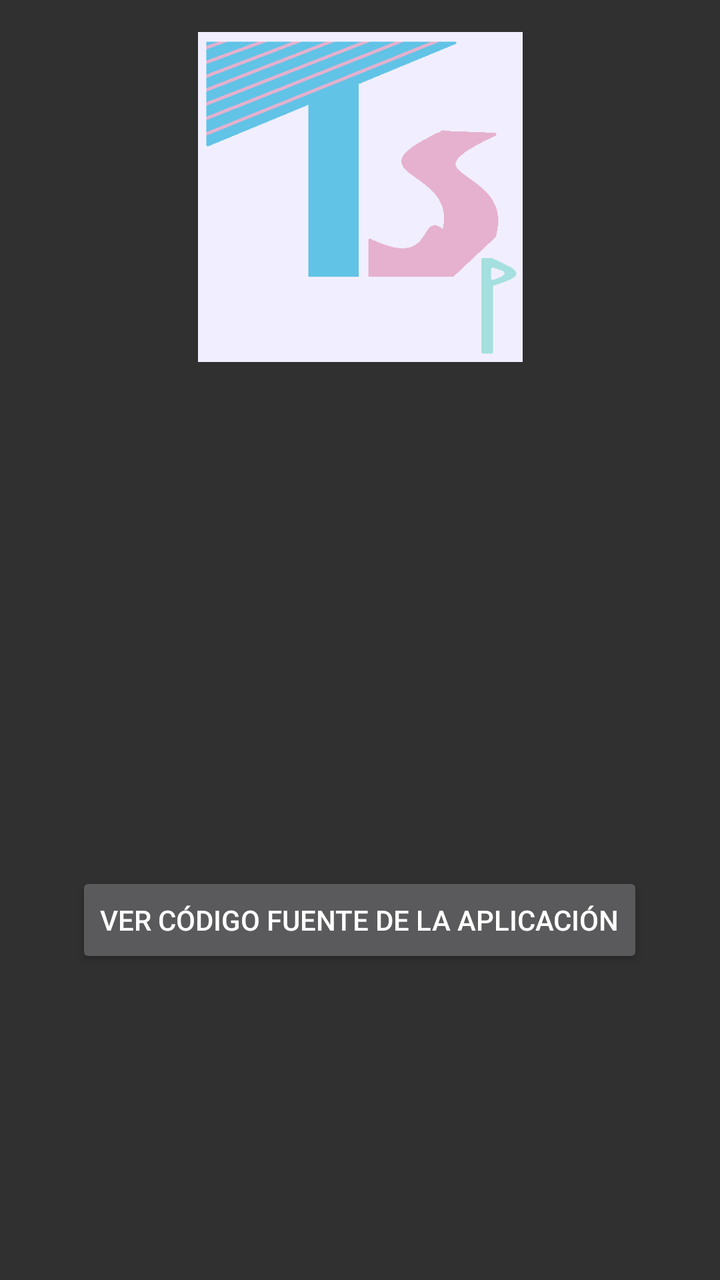
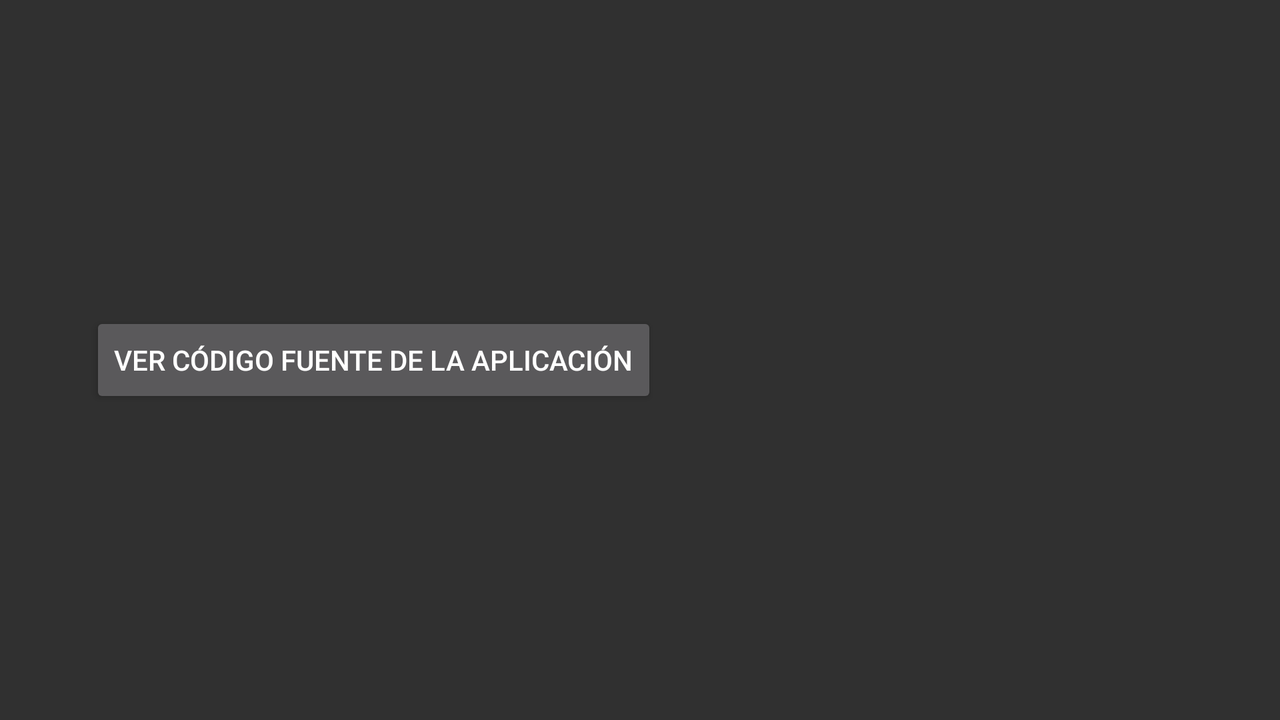

Compare how this app lays out the same screen by default and in its alternative resource folder. The renders come first, then the two layout files and the values they reference.
<!-- AndroidManifest.xml: application theme Theme.AppCompat.NoActionBar -->
<!-- res/layout/dialog_informacion.xml -->
<?xml version="1.0" encoding="utf-8"?>
<androidx.constraintlayout.widget.ConstraintLayout xmlns:android="http://schemas.android.com/apk/res/android"
    xmlns:app="http://schemas.android.com/apk/res-auto"
    xmlns:tools="http://schemas.android.com/tools"
    android:layout_width="match_parent"
    android:layout_height="match_parent">

    <ImageView
        android:id="@+id/imageView8"
        android:layout_width="175dp"
        android:layout_height="165dp"
        android:layout_marginTop="16dp"
        app:layout_constraintEnd_toEndOf="parent"
        app:layout_constraintStart_toStartOf="parent"
        app:layout_constraintTop_toTopOf="parent"
        app:srcCompat="@drawable/logotunesongplayer" />

    <TextView
        android:id="@+id/tv_Informacion"
        android:layout_width="329dp"
        android:layout_height="207dp"
        android:layout_marginTop="36dp"
        app:layout_constraintEnd_toEndOf="parent"
        app:layout_constraintStart_toStartOf="parent"
        app:layout_constraintTop_toBottomOf="@+id/imageView8" />

    <Button
        android:id="@+id/bt_CodigoFuente"
        android:layout_width="wrap_content"
        android:layout_height="wrap_content"
        android:layout_marginTop="12dp"
        android:onClick="onClick_CodigoFuente"
        android:text="@string/bt_CodigoFuente"
        app:layout_constraintEnd_toEndOf="parent"
        app:layout_constraintHorizontal_bias="0.498"
        app:layout_constraintStart_toStartOf="parent"
        app:layout_constraintTop_toBottomOf="@+id/tv_Informacion" />
</androidx.constraintlayout.widget.ConstraintLayout>
<!-- resources referenced by this layout -->
<resources>
  <!-- drawable logotunesongplayer: png bitmap (drawable, 5229 bytes) -->
  <string name="bt_CodigoFuente">Ver código fuente de la aplicación</string>
</resources>
<!-- res/layout-land/dialog_informacion.xml (the repository's variant of the layout above) -->
<!-- drawn on the phone turned sideways -->
<?xml version="1.0" encoding="utf-8"?>
<androidx.constraintlayout.widget.ConstraintLayout xmlns:android="http://schemas.android.com/apk/res/android"
    xmlns:app="http://schemas.android.com/apk/res-auto"
    xmlns:tools="http://schemas.android.com/tools"
    android:layout_width="match_parent"
    android:layout_height="match_parent">

    <Button
        android:id="@+id/bt_CodigoFuente"
        android:layout_width="wrap_content"
        android:layout_height="wrap_content"
        android:layout_marginTop="16dp"
        android:onClick="onClick_CodigoFuente"
        android:text="@string/bt_CodigoFuente"
        app:layout_constraintEnd_toEndOf="parent"
        app:layout_constraintHorizontal_bias="0.126"
        app:layout_constraintStart_toStartOf="parent"
        app:layout_constraintTop_toBottomOf="@+id/tv_Informacion" />

    <TextView
        android:id="@+id/tv_Informacion"
        android:layout_width="451dp"
        android:layout_height="136dp"
        android:layout_marginTop="4dp"
        app:layout_constraintEnd_toEndOf="parent"
        app:layout_constraintHorizontal_bias="0.005"
        app:layout_constraintStart_toStartOf="parent"
        app:layout_constraintTop_toTopOf="parent" />

</androidx.constraintlayout.widget.ConstraintLayout>
<!-- resources referenced by the variant -->
<!-- as the phone turned sideways resolves them -->
<resources>
  <string name="bt_CodigoFuente">Ver código fuente de la aplicación</string>
</resources>
